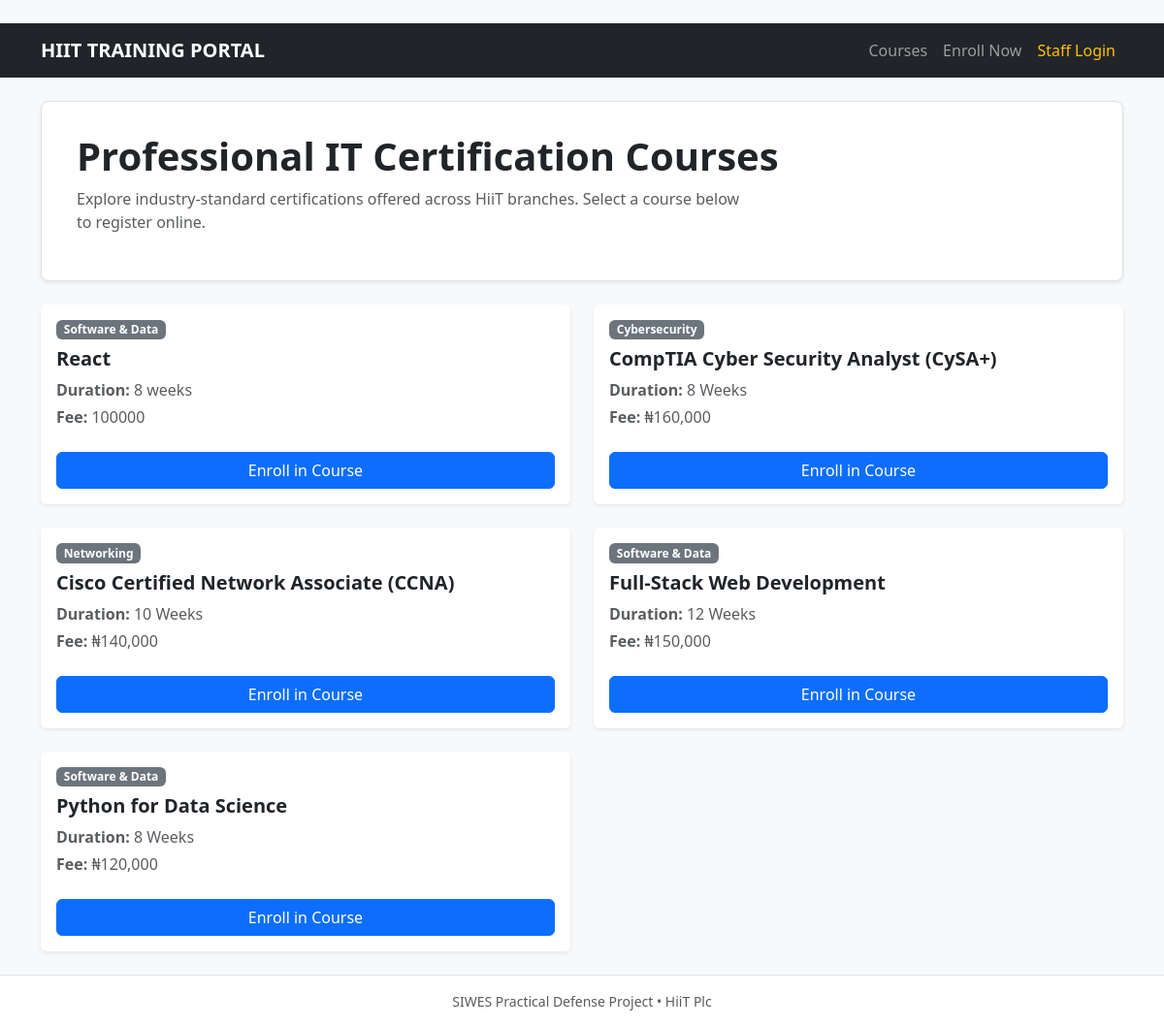
The page / on the database its author committed.
### tables this page shows
CREATE TABLE courses (
            id INTEGER PRIMARY KEY AUTOINCREMENT,
            title TEXT NOT NULL,
            category TEXT NOT NULL,
            duration TEXT NOT NULL,
            fee TEXT NOT NULL
        );

### app.py (the view)
@app.route('/')
def index():
    conn = get_db_connection()
    courses = conn.execute('SELECT * FROM courses ORDER BY id DESC').fetchall()
    conn.close()
    return render_template('index.html', courses=courses)

### app.py (called while the page is built)
def get_db_connection():
    conn = sqlite3.connect(DB_NAME)
    conn.row_factory = sqlite3.Row
    return conn

### templates/index.html
﻿{% extends 'base.html' %}
{% block content %}
<div class="p-4 mb-4 bg-white rounded-3 shadow-sm border">
    <div class="container-fluid py-2">
        <h2 class="display-6 fw-bold">Professional IT Certification Courses</h2>
        <p class="col-md-8 fs-6 text-muted">Explore industry-standard certifications offered across HiiT branches. Select a course below to register online.</p>
    </div>
</div>
<div class="row row-cols-1 row-cols-md-2 g-4">
    {% for course in courses %}
    <div class="col">
        <div class="card h-100 shadow-sm border-0">
            <div class="card-body">
                <span class="badge bg-secondary mb-2">{{ course['category'] }}</span>
                <h5 class="card-title fw-bold">{{ course['title'] }}</h5>
                <p class="card-text text-muted mb-1"><strong>Duration:</strong> {{ course['duration'] }}</p>
                <p class="card-text text-muted"><strong>Fee:</strong> {{ course['fee'] }}</p>
            </div>
            <div class="card-footer bg-transparent border-0 pb-3">
                <a href="{{ url_for('enroll', course_id=course['id']) }}" class="btn btn-primary w-100">Enroll in Course</a>
            </div>
        </div>
    </div>
    {% endfor %}
</div>
{% endblock %}

### templates/base.html (shortened to what this page needs)
﻿<!DOCTYPE html>
<html lang="en">
<head>
    <link href="https://cdn.jsdelivr.net/npm/bootstrap@5.3.0/dist/css/bootstrap.min.css" rel="stylesheet">
</head>
<body class="bg-light d-flex flex-column min-vh-100">
    <nav class="navbar navbar-expand-lg navbar-dark bg-dark">
        <div class="container">
            <a class="navbar-brand fw-bold text-uppercase" href="{{ url_for('index') }}">HiiT Training Portal</a>
            <div class="navbar-nav ms-auto align-items-center">
                <a class="nav-link" href="{{ url_for('index') }}">Courses</a>
                <a class="nav-link" href="{{ url_for('enroll') }}">Enroll Now</a>
                {% if session.get('is_admin') %}
                    <a class="nav-link text-warning fw-semibold" href="{{ url_for('admin') }}">Dashboard</a>
                    <a class="btn btn-outline-light btn-sm ms-2" href="{{ url_for('logout') }}">Logout</a>
                {% else %}
                    <a class="nav-link text-warning" href="{{ url_for('login') }}">Staff Login</a>
                {% endif %}
            </div>
        </div>
    </nav>
    <div class="container my-4 flex-grow-1">
        {% block content %}{% endblock %}
    </div>
    <footer class="text-center py-3 bg-white border-top text-muted">
        <small>SIWES Practical Defense Project &bull; HiiT Plc</small>
    </footer>
</body>
</html>

### rows shown on the page
courses: category "Software & Data", title "React", duration "8 weeks", fee "100000"
courses: category "Cybersecurity", title "CompTIA Cyber Security Analyst (CySA+)", duration "8 Weeks", fee "₦160,000"
courses: category "Networking", title "Cisco Certified Network Associate (CCNA)", duration "10 Weeks", fee "₦140,000"
courses: category "Software & Data", title "Full-Stack Web Development", duration "12 Weeks", fee "₦150,000"
courses: category "Software & Data", title "Python for Data Science", duration "8 Weeks", fee "₦120,000"
